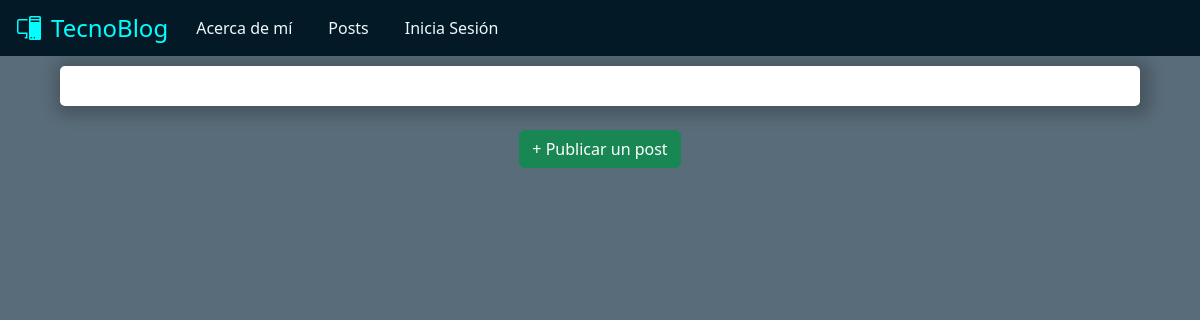
Page /tecnoBlog/verPosts on the earlier database version.
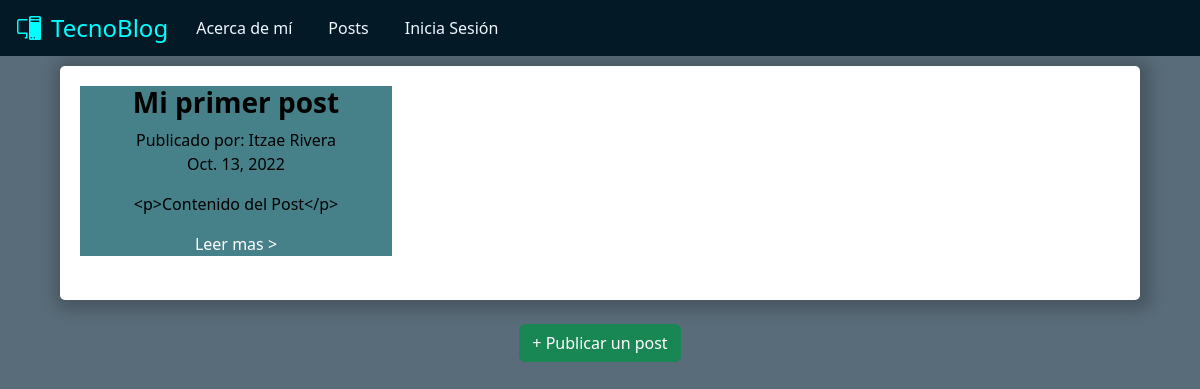
Same page on the later database version.
### tecnoBlog/models.py (models this page shows, shortened)
class Blogs(models.Model):
    idBlog = models.IntegerField()
    titulo = models.CharField(max_length=40)
    subtitulo = models.CharField(max_length=60)
    contenido = models.CharField(max_length=500)
    autor = models.CharField(max_length=60)
    fecha = models.DateField()

### tecnoBlog/views.py (the view)
# urls.py: path('tecnoBlog/verPosts', verPosts),
def verPosts(request=None):
    blogs = Blogs.objects.all() #Trae todo
    return render(request, "verPosts.html", {"blogs": blogs})

### tecnoBlog/template/verPosts.html
{% extends 'homePage.html' %}
{% block content %}
    <div class="contenido_home">
        {% for blog in blogs %}
            <div class="listaPosts">
                <h3><b>{{ blog.titulo }}</b></h3>
                <label for=""> Publicado por: {{ blog.autor }}</label>
                <br>
                <p>{{ blog.fecha }}</p>
                <p>{{ blog.contenido }}</p>
                <a class="leerMas" href="">Leer mas ></a>
            </div>
            <br>
        {% endfor %}
    </div>
    <br>
    <div class="div_btn">
    <a class="btn btn-success" href="/tecnoBlog/nuevoPost">+ Publicar un post</a>
    </div>
{% endblock %}

### tecnoBlog/template/homePage.html (shortened to what this page needs)
<!DOCTYPE html>
<html lang="en">
<head>
    {% load static %}
    <link rel="stylesheet" href="{%static 'css/bootstrap.min.css'%}">
    <link rel="stylesheet" href="{%static 'css/myestilo.css'%}">
</head>
<body>
    <header>
        <nav class="navbar navbar-expand-xl" aria-label="Sixth navbar example">
            <div class="container-fluid">
                <a class="titulo_nav" href="/homePage">TecnoBlog</a>
              <div class="collapse navbar-collapse" id="navbarsExample06">
                <ul class="navbar-nav me-auto mb-2 mb-xl-0">
                  <li class="nav-item">
                    <a class="nav-link" href="#">Acerca de mí</a>
                  </li>
                  <li class="nav-item">
                    <a class="nav-link" href="/tecnoBlog/verPosts">Posts</a>
                  </li>
                  <li class="nav-item">
                    <a class="nav-link" href="/login">Inicia Sesión</a>
                  </li>
                </ul>
              </div>
            </div>
          </nav>
    </header>
</body>
<body>
  {% block content %}{% endblock %}
</body>
</html>

### tecnoBlog/static/css/myestilo.css (style rules this page uses)
body { background-color: #596c79; }
nav { background-color: #031926; }
.titulo_nav { color: aqua; text-decoration: none; font-size:x-large; }
.nav-link { color: aliceblue; text-align: center; margin-left: 20px; }
.bi-pc-display { color: aqua; margin-left:5px; margin-right: 10px; }
.contenido_home { display: flex; width: 90%; height: auto; margin:auto; margin-top: 10px; display: flex; flex-direction: column; background-color: white; border-radius: 5px; padding: 20px; color: black; box-shadow: 3px 2px 15px 8px rgba(0, 0, 0, 0.2); text-align: center; }
.listaPosts { background-color: #468189; width: 30%; }
.div_btn { text-align: center; }
.leerMas { text-decoration: none; color: white; }

Differences in the rows shown:
added Blogs: titulo "Mi primer post", autor "Itzae Rivera", fecha "Oct. 13, 2022", contenido "<p>Contenido del Post</p>"
